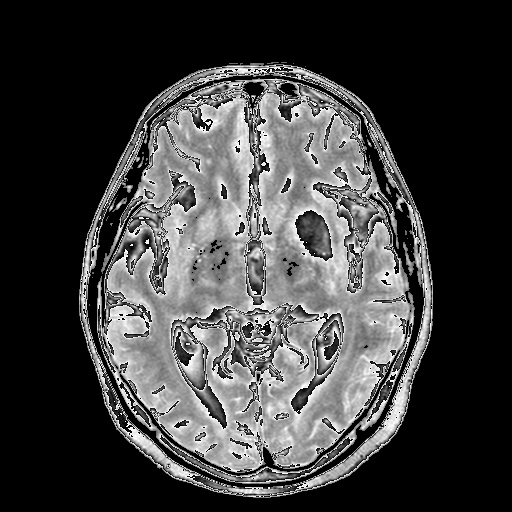
#> input picture original22.jpg, 512 x 512 px
$ python GrabCutTest.py
#> lines starting #> are read from the running program, lines starting #| are printed output that depends on the picture
# -*- coding:utf-8 -*-
import cv2
import numpy as np

'''
       created on  08:10:27 2018-11-15
       @author:ren_dong
            Grabcut 图像分割

            直接给定矩形区域作为ROI

            GrabCut算法的实现步骤：

                1 在图片中定义(一个或者多个)包含物体的矩形。
                2 矩形外的区域被自动认为是背景。
                3 对于用户定义的矩形区域，可用背景中的数据来区分它里面的前景和背景区域。
                4 用高斯混合模型(GMM)来对背景和前景建模，并将未定义的像素标记为可能的前景或者背景。
                5 图像中的每一个像素都被看做通过虚拟边与周围像素相连接，而每条边都有一个属于前景或者背景的概率，这是基于它与周边像素颜色上的相似性。
                6 每一个像素(即算法中的节点)会与一个前景或背景节点连接。
                7 在节点完成连接后(可能与背景或前景连接)，若节点之间的边属于不同终端(即一个节点属于前景，另一个节点属于背景)，则会切断他们之间的边，这就能将图像各部分分割出来。

            cv2.grabCut(img, mask, rect, bgdModel, fgdModel, iterCount[, mode]) → None
'''
# 载入图像img
fname = 'original22.jpg'
img = cv2.imread(fname)
#> img is the input picture: shape (512, 512, 3); min 0, max 255, mean 63.4
cv2.imshow('origin', img)


print(img.shape)
#| (512, 512, 3)
img[:,:,0]=100
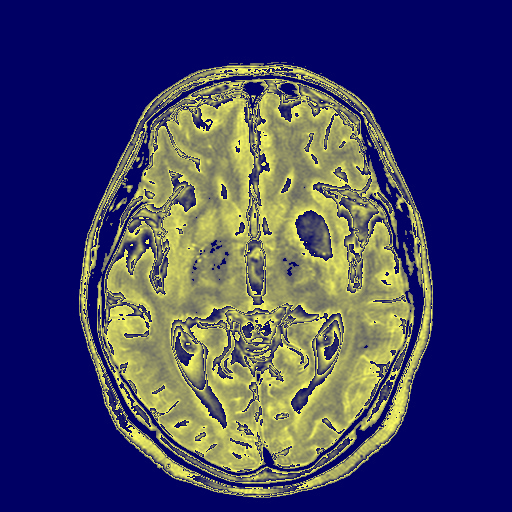
#> img: shape (512, 512, 3); mean B, G, R 100, 63.4, 63.4
cv2.imshow("new",img)


# 设定矩形区域  作为ROI         矩形区域外作为背景
rect = (50, 50, 500, 450)

# img.shape[:2]得到img的row 和 col ,
# 得到和img尺寸一样的掩模即mask ,然后用0填充
mask = np.zeros(img.shape[:2], np.uint8)

# 创建以0填充的前景和背景模型,  输入必须是单通道的浮点型图像, 1行, 13x5 = 65的列 即(1,65)
bgModel = np.zeros((1, 65), np.float64)
fgModel = np.zeros((1, 65), np.float64)

# 调用grabcut函数进行分割,输入图像img, mask,  mode为 cv2.GC_INIT_WITH-RECT
cv2.grabCut(img, mask, rect, bgModel, fgModel, 5, cv2.GC_INIT_WITH_RECT)

##调用grabcut得到rect[0,1,2,3],将0,2合并为0,   1,3合并为1  存放于mask2中
mask2 = np.where((mask == 2) | (mask == 0), 0, 1).astype(np.uint8)

# 得到输出图像
out = img * mask2[:, :, np.newaxis]
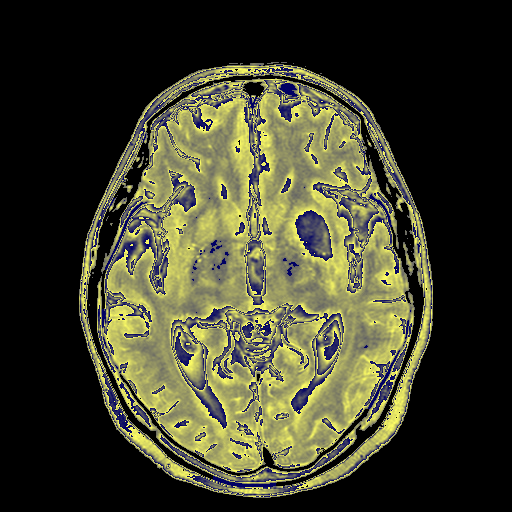
#> out: shape (512, 512, 3); mean B, G, R 43, 63.3, 63.3

cv2.namedWindow('grabcut',0)
cv2.imshow('grabcut', out)
cv2.waitKey()
cv2.destroyAllWindows()

$ run again, with Sobel_Original1.jpg copied over original22.jpg
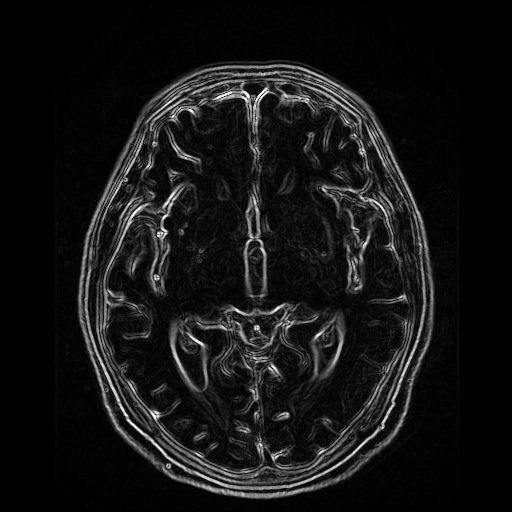
#> input picture Sobel_Original1.jpg, 512 x 512 px
#> img is the input picture: shape (512, 512, 3); min 0, max 255, mean 20.2
#| (512, 512, 3)
#> `img[:,:,0]=100`:
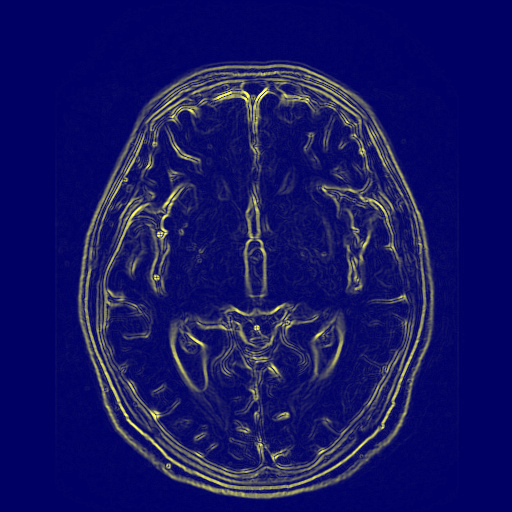
#> img: shape (512, 512, 3); mean B, G, R 100, 20.2, 20.2
#> `out = img * mask2[:, :, np.newaxis]`:
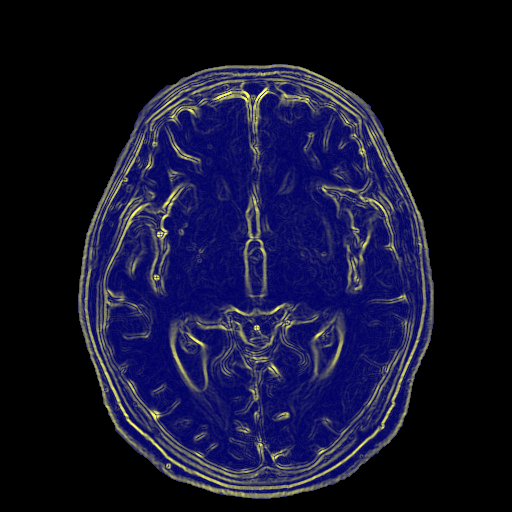
#> out: shape (512, 512, 3); mean B, G, R 46.8, 19.2, 19.2
